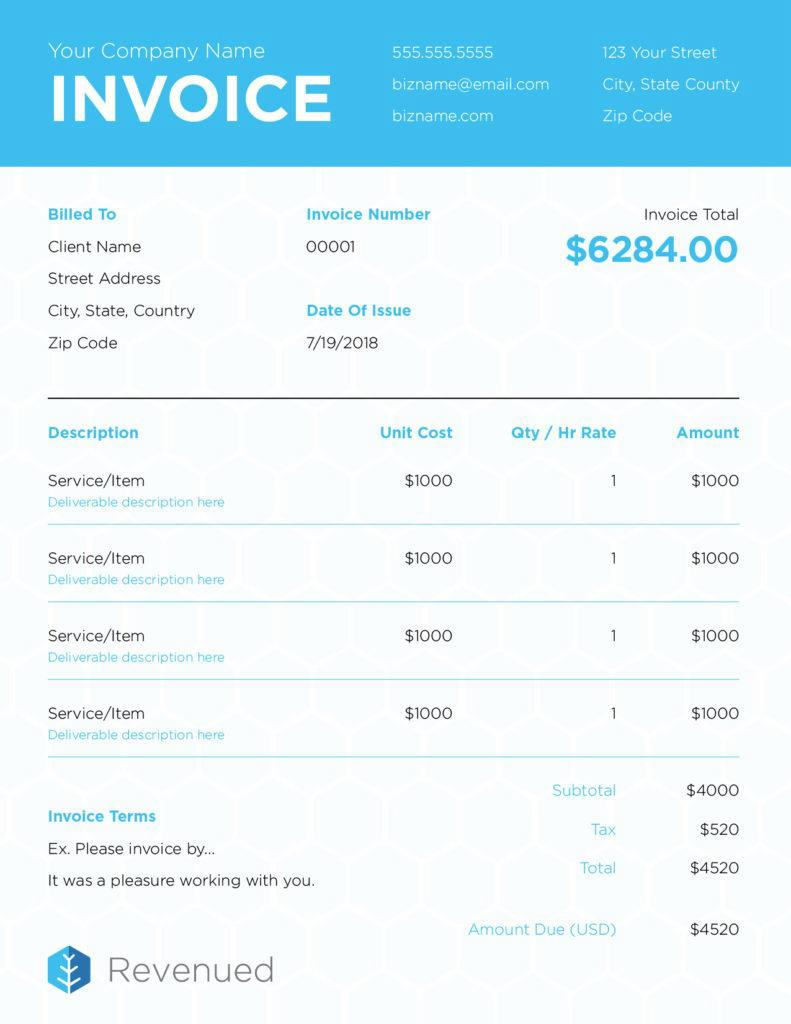
#> input picture OCR/image2.jpeg, 791 x 1024 px
$ jupyter execute --allow-errors ocr4.ipynb
#> lines starting #> are read from the running program, lines starting #| are printed output that depends on the picture
[cell 1]
# EXTRACT DATE FROM INVOICE

[cell 2]
import cv2
import pytesseract

[cell 3]
path=pytesseract.pytesseract.tesseract_cmd=r'C:\Users\ASUS\Documents\ocr install\tesseract.exe'

[cell 4]
img=cv2.imread('image2.jpeg')
#> img is the input picture: shape (1024, 791, 3); mean B, G, R 248.5, 240, 216.6
cv2.imshow('image',img)
cv2.waitKey(3000)
cv2.destroyAllWindows()

[cell 5]
img_grey=cv2.imread('image2.jpeg',cv2.IMREAD_GRAYSCALE)
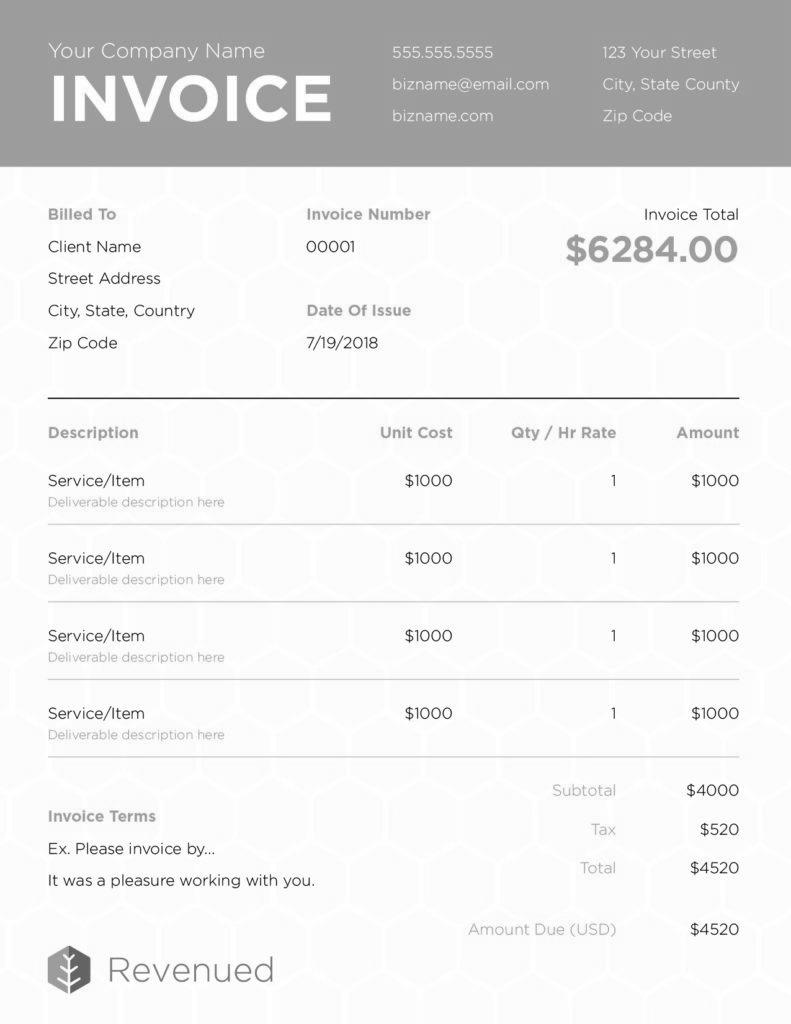
#> img_grey: shape (1024, 791); min 12, max 255, mean 234.1
cv2.imshow('image',img_grey)
cv2.waitKey(3000)
cv2.destroyAllWindows()
